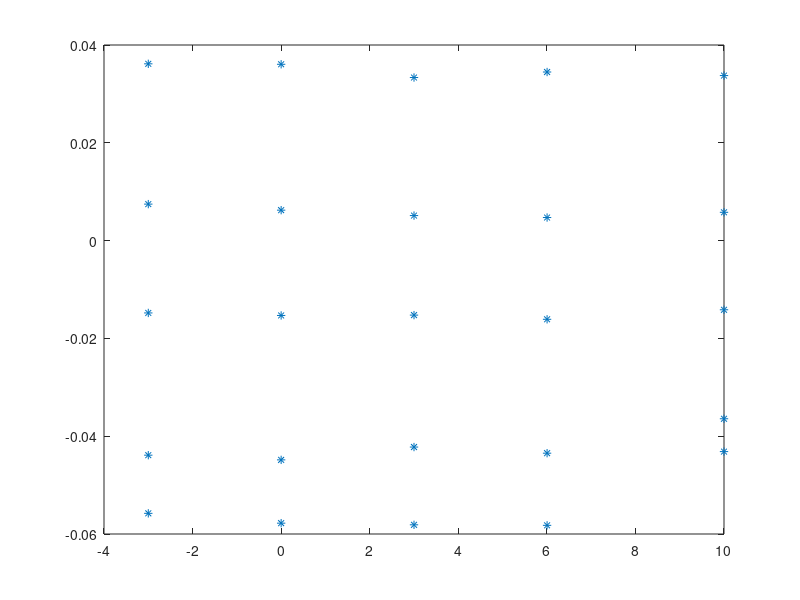

This figure's MATLAB source:
clc; clear all; close all;

BAL = importdata("BAL.mat");
PRS = importdata("PRS.mat");



plot(BAL.windOn.wind_on_77.AoA(1:25),BAL.windOn.wind_on_77.CMyaw(1:25), '* ')